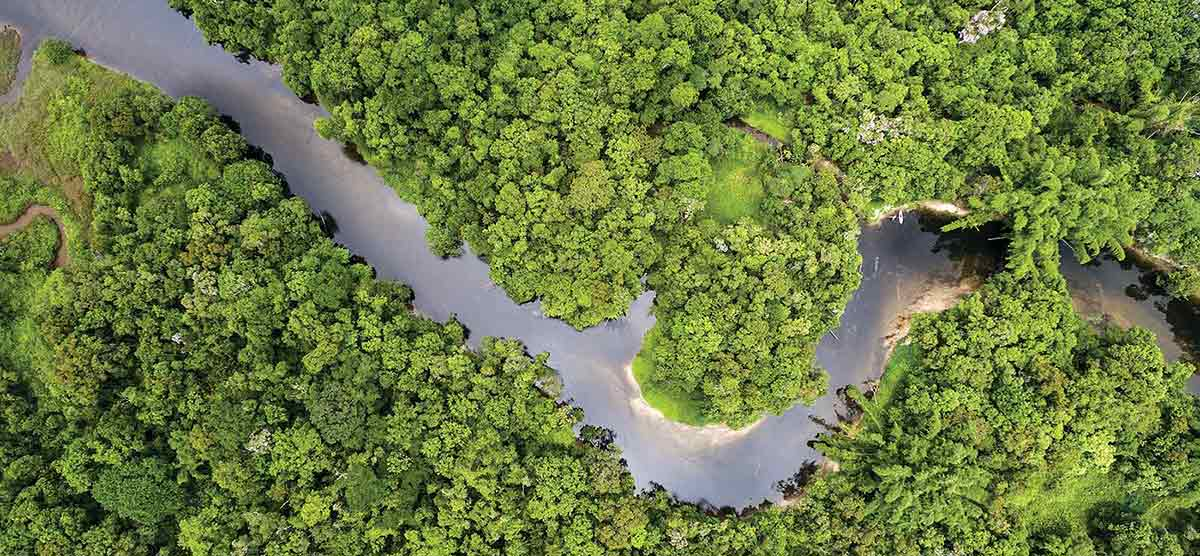
#> input picture GreenPath AI/GreenPath AI/data/images/sample.jpg, 1200 x 556 px
$ python -i optimal_path.py   (imports and definitions only)
#> lines starting #> are read from the running program, lines starting #| are printed output that depends on the picture; after the words box and inside, x2 and y2 are one past the last pixel; in counts of white or black regions, pixels touching at a corner belong together
import cv2
import numpy as np
from collections import deque

def generate_optimal_path(image_path, output="final_path.png"):
#> called with image_path = 'data/images/sample.jpg', output = 'final_path.png'
    img = cv2.imread(image_path)
#> img is the input picture: shape (556, 1200, 3); mean B, G, R 68.8, 124.1, 108.5
    if img is None: return

    h, w = img.shape[:2]
#> h = 556; w = 1200
    # Use a smaller scale for faster pathfinding calculation
    scale = 0.3
    small = cv2.resize(img, None, fx=scale, fy=scale)
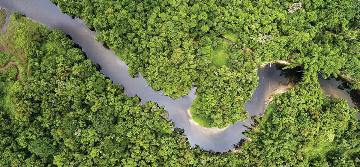
#> small: shape (167, 360, 3); mean B, G, R 68.6, 124, 108.3
    hsv = cv2.cvtColor(small, cv2.COLOR_BGR2HSV)
#> hsv: shape (167, 360, 3); mean H, S, V 47.5, 127.1, 125.8

    # --- ROAD DETECTION ---
    # Adjust these bounds if your path is a different color (e.g., darker asphalt)
    road_mask = cv2.inRange(hsv, (0, 0, 150), (180, 80, 255))
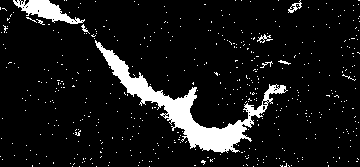
#> road_mask: shape (167, 360); 9.1% white; 501 white regions (494 under 20 px), largest, box (x1, y1, x2, y2) and area: (95, 40, 288, 153) 3807, (13, 0, 85, 24) 745, (288, 0, 302, 13) 64
    green_mask = cv2.inRange(hsv, (35, 40, 40), (85, 255, 255))
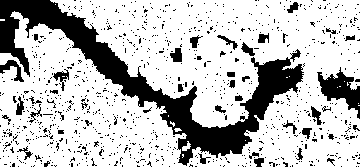
#> green_mask: shape (167, 360); 75.3% white; 946 black regions (902 under 20 px), largest, box (x1, y1, x2, y2) and area: (0, 0, 304, 166) 9714, (317, 67, 360, 119) 947, (0, 60, 24, 82) 202
    road_mask[green_mask > 0] = 0
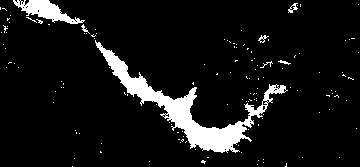
#> road_mask: shape (167, 360); 8.1% white; 136 white regions (129 under 20 px), largest, box (x1, y1, x2, y2) and area: (95, 40, 288, 153) 3709, (13, 0, 85, 24) 740, (288, 3, 298, 13) 43

    # Clean the mask to connect small gaps
    kernel = cv2.getStructuringElement(cv2.MORPH_RECT, (5, 5))
    road_mask = cv2.dilate(road_mask, kernel, iterations=1)
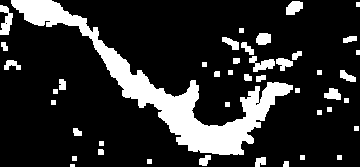
#> road_mask: shape (167, 360); 17.3% white; 44 white regions (1 under 20 px), largest, box (x1, y1, x2, y2) and area: (11, 0, 293, 155) 7650, (0, 5, 13, 35) 235, (249, 56, 275, 72) 225

    # --- DEFINE START AND END ---
    # Automatically finding the top-most and bottom-most road pixels
    ys, xs = np.where(road_mask > 0)
#> ys = 10372 values from 0 to 166; xs = 10372 values, max 359 at index 153, min 0 at index 286, mean 179.2
    if len(xs) == 0: return

    start = (xs[np.argmin(ys)], ys.min())
#> start = (11, 0)
    end = (xs[np.argmax(ys)], ys.max())
#> end = (70, 166)

    # --- PATHFINDING (BFS) ---
    def get_path(mask, start, end):
#> called with start = (11, 0), end = (70, 166)
        queue = deque([(start, [start])])
        visited = set([start])
#> visited = 1 item
        while queue:
            (x, y), path = queue.popleft()
            if abs(x - end[0]) < 3 and abs(y - end[1]) < 3:
                return path
            # Search 8 neighbors
            for dx, dy in [(-1,0),(1,0),(0,-1),(0,1),(-1,-1),(1,1),(-1,1),(1,-1)]:
                nx, ny = x + dx, y + dy
                if 0 <= nx < mask.shape[1] and 0 <= ny < mask.shape[0]:
                    if mask[ny, nx] > 0 and (nx, ny) not in visited:
                        visited.add((nx, ny))
                        queue.append(((nx, ny), path + [(nx, ny)]))
#> this loop made 7650 passes
#> (x, y, path) on passes 2 to 4: (12, 0, [(11, 0), (12, 0)]), (11, 1, [(11, 0), (11, 1)]), (12, 1, [(11, 0), (12, 1)])
#> after the loop, visited = 7650 items
        return None

    path_points = get_path(road_mask, start, end)

    # --- DRAW THE RED LINE ---
    if path_points:
        # Upscale points back to original image size
        scaled_points = [(int(p[0]/scale), int(p[1]/scale)) for p in path_points]

        # Draw the line smoothly
        for i in range(len(scaled_points) - 1):
            cv2.line(img, scaled_points[i], scaled_points[i+1], (0, 0, 255), 7, cv2.LINE_AA)

    cv2.imwrite(output, img)

# Usage: generate_optimal_path("input.jpg")

>>> result = generate_optimal_path('data/images/sample.jpg')
